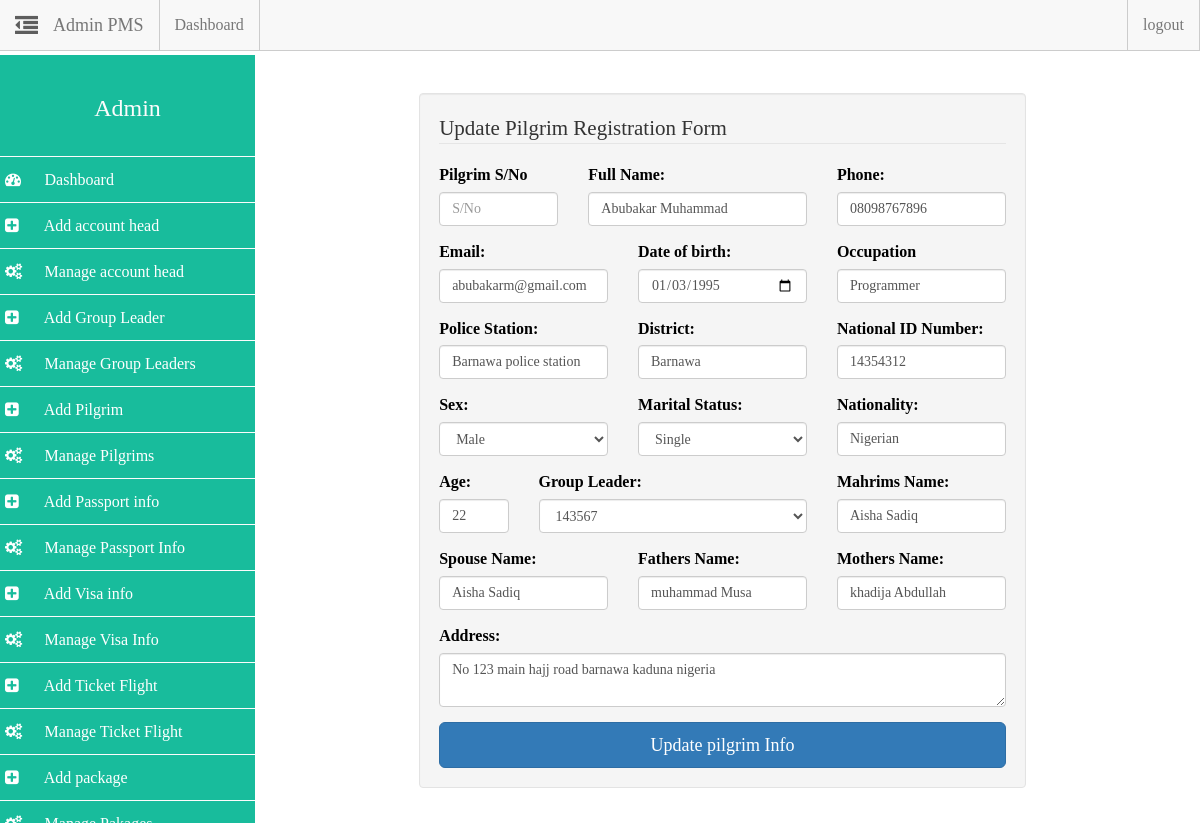
The page /admin/admin.php?action=edit_pilgrim&id=1 (signed in) on the database its author committed.
### tables this page shows
CREATE TABLE `pilgrim_info` (
  `pilgrim_id` int(14) NOT NULL,
  `p_name` varchar(255) DEFAULT NULL,
  `p_mobile` varchar(22) DEFAULT NULL,
  `p_mail` varchar(40) DEFAULT NULL,
  `p_address` varchar(200) DEFAULT NULL,
  `p_mstatus` varchar(22) DEFAULT NULL,
  `p_occupation` varchar(22) DEFAULT NULL,
  `p_age` varchar(22) DEFAULT NULL,
  `p_sex` varchar(22) DEFAULT NULL,
  `p_dob` date DEFAULT NULL,
  `p_police_station` varchar(33) DEFAULT NULL,
  `p_district` varchar(33) DEFAULT NULL,
  `p_fathers_name` varchar(100) DEFAULT NULL,
  `p_mother_name` varchar(100) DEFAULT NULL,
  `p_spouse_name` varchar(100) DEFAULT NULL,
  `p_mahrims_name` varchar(100) DEFAULT NULL,
  `p_nid_no` varchar(22) DEFAULT NULL,
  `p_img` text,
  `p_nationality` varchar(33) DEFAULT NULL,
  `gl_id` int(11) DEFAULT NULL,
  `username` varchar(255) NOT NULL,
  `password` varchar(255) NOT NULL
);

### admin/includes/edit_pilgrim.php (the view, shortened to what this page needs)
<?php
	$pid = $_GET["id"];
	$query = mysqli_query($dbc, "SELECT * FROM pilgrim_info WHERE pilgrim_id='$pid'");
	$data = mysqli_fetch_array($query);
?>
<div class="row">
	<div class="col-md-8 col-md-offset-2">
		<br>
		<div class="well">
			<form action="admin.php?action=edit_pilgrim&id=<?php echo $pid; ?>" method="POST" enctype="multipart/form-data">
				<fieldset>
					<legend>Update Pilgrim Registration Form</legend>
					<div class="row">
						<div class="col-sm-3">
							<div class="form-group">
								<label for="serial_no">Pilgrim S/No</label>
								<input name="serial_no" id="serial_no" value="<?php echo $data['p_slno']; ?>" placeholder="S/No" class="form-control" required>
							</div>
						</div>
						<div class="col-sm-5">
							<div class="form-group">
								<label for="fullname">Full Name:</label>
								<input type="text" name="fullname" id="fullname" value="<?php echo $data['p_name']; ?>" class="form-control"  placeholder="Full name" required>
							</div>
						</div>
						<div class="col-sm-4">
							<div class="form-group">
								<label for="phone">Phone:</label>
								<input type="tel" name="phone" id="phone" value="<?php echo $data['p_mobile']; ?>" class="form-control"  placeholder="phone number" required>
							</div>
						</div>
					</div>
					<div class="row">
						<div class="col-sm-4">
							<div class="form-group">
								<label for="email">Email:</label>
								<input type="email" name="email" id="email" value="<?php echo $data['p_mail'] ?>" class="form-control"  placeholder="email@email.com" required>
							</div>
						</div>
						<div class="col-sm-4">
							<div class="form-group">
								<label for="dob">Date of birth:</label>
								<input type="date" name="dob" id="dob" value="<?php echo $data['p_dob']; ?>" class="form-control"  placeholder="date of birth" required>
							</div>
						</div>
						<div class="col-sm-4">
							<div class="form-group">
								<label for="occupation">Occupation</label>
								<input type="text" name="occupation" id="occupation" class="form-control" value="<?php echo $data['p_occupation']; ?>" placeholder="occupation" required>
							</div>
						</div>
					</div>
					<div class="row">
						<div class="col-sm-4">
							<div class="form-group">
								<label for="police_station">Police Station:</label>
								<input type="text" name="police_station" id="police_station" placeholder="Police station" class="form-control" value="<?php echo $data['p_police_station']; ?>" required>
							</div>
						</div>
						<div class="col-sm-4">
							<div class="form-group">
								<label for="district">District:</label>
								<input type="text" name="district" id="district" placeholder="District" class="form-control" value="<?php  echo $data['p_district']; ?>" required>
							</div>
						</div>
						<div class="col-sm-4">
							<div class="form-group">
								<label for="national_id">National ID Number:</label>
								<input type="text" name="national_id" id="national_id" placeholder="National ID" class="form-control" value="<?php echo $data['p_nid_no']; ?>" required>
							</div>
						</div>
					</div>
					<div class="row">
						<div class="col-sm-4">
							<div class="form-group">
								<label for="sex">Sex:</label>
								<select name="sex" id="sex" class="form-control">
									<option value="<?php echo $data['p_sex'] ?>"><?php echo $data['p_sex'] ?></option>
								</select>
							</div>
						</div>
						<div class="col-sm-4">
							<div class="form-group">
								<label for="marital_status">Marital Status:</label>
								<select name="marital_status" id="marital_status" class="form-control">
									<option value="<?php echo $data['p_mstatus']; ?>"><?php echo $data['p_mstatus']; ?></option>
								</select>
							</div>
						</div>
						<div class="col-sm-4">
							<div class="form-group">
								<label for="nationality">Nationality:</label>
								<input type="text" name="nationality" id="nationality" class="form-control" value="<?php echo $data['p_nationality']; ?>" placeholder="Nationality">
							</div>
						</div>
					</div>
					<div class="row">
						<div class="col-sm-2">
							<div class="form-group">
								<label for="age">Age:</label>
								<input type="number" name="age" id="age" value="<?php echo $data['p_age']; ?>" class="form-control" placeholder="age" required>
							</div>
						</div>
						<div class="col-sm-6">
							<div class="form-group">
								<label for="gl_id">Group Leader:</label>
								<select type="text" name="gl_id" id="gl_id" class="form-control">
									<option value="<?php echo $data['gl_id'] ?>"><?php echo $data['gl_id'] ?></option>
								</select>
							</div>
						</div>
						<div class="col-sm-4">
							<div class="form-group">
								<label for="mahrim">Mahrims Name:</label>
								<input type="text" name="mahrim" id="mahrim" class="form-control" value="<?php echo $data['p_mahrims_name']; ?>" placeholder="Mahrims Name" required>
							</div>
						</div>
					</div>
					<div class="row">
						<div class="col-sm-4">
							<div class="form-group">
								<label for="spouse">Spouse Name:</label>
								<input type="text" name="spouse" id="spouse" class="form-control" value="<?php echo $data['p_spouse_name']; ?>" placeholder="spouse name" required>
							</div>
						</div>
						<div class="col-sm-4">
							<div class="form-group">
								<label for="fathers_name">Fathers Name:</label>
								<input type="text" name="fathers_name" id="fathers_name" class="form-control" value="<?php echo $data['p_fathers_name']; ?>" placeholder="fathers name" required>
							</div>
						</div>
						<div class="col-sm-4">
							<div class="form-group">
								<label for="mothers_name">Mothers Name:</label>
								<input type="text" name="mothers_name" id="mothers_name" class="form-control" value="<?php echo $data['p_mother_name'] ?>" placeholder="mothers name" required>
							</div>
						</div>
					</div>
					<div class="form-group">
						<label for="address">Address:</label>
						<textarea name="address" id="address" rows="2" class="form-control" placeholder="address" required><?php echo $data["p_address"]; ?></textarea>
					</div>
					<button type="submit" class="btn btn-primary btn-block btn-lg" name="edit_pilgrim">Update pilgrim Info</button>
				</fieldset>
			</form>
		</div>
	</div>
</div>

### assets/css/styles.css (style rules this page uses)
html { color: #222; font-size: 1em; line-height: 1.4; }
fieldset { border: 0; margin: 0; padding: 0; }
textarea { resize: vertical; max-width: 100%; }
body { padding-top: 55px; font-family: ubuntu; font-size: 100%; color: #000 !important; }

### assets/css/sidebar.css (style rules this page uses)
* { box-sizing: border-box; -webkit-box-sizing: border-box; -moz-box-sizing: border-box; }
body { padding-top: 55px; }

### rows shown on the page
pilgrim_info: fullname "Abubakar Muhammad", phone "08098767896", email "abubakarm@gmail.com", dob "01/03/1995", occupation "Programmer", police_station "Barnawa police station", district "Barnawa", national_id "14354312", sex "Male", marital_status "Single", nationality "Nigerian", age "22", gl_id "143567", mahrim "Aisha Sadiq", spouse "Aisha Sadiq", fathers_name "muhammad Musa", mothers_name "khadija Abdullah", address "No 123 main hajj road barnawa kaduna nigeria"
